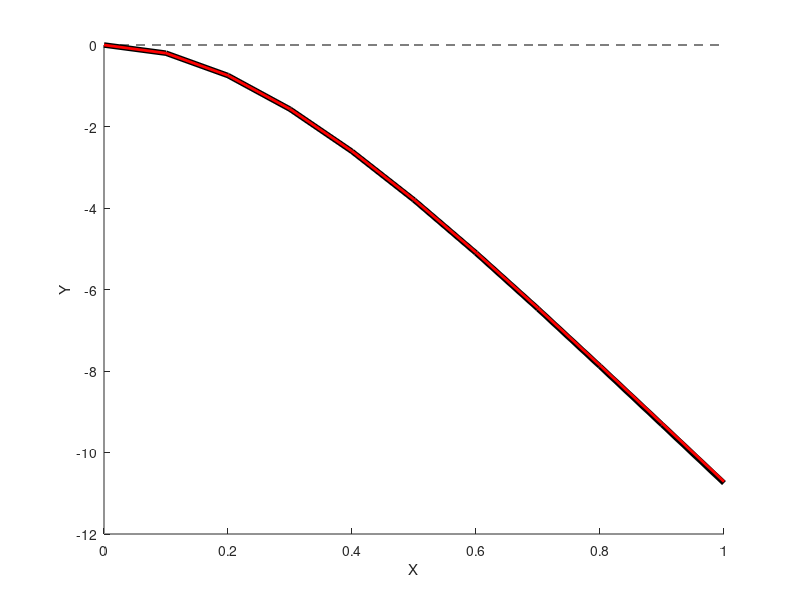

Reproduce this figure in MATLAB.
clear all;

n_division=10;  % number of divisions for each of the straight segment
w=5000;         % input parameter

% next block: set up model
nodes=zeros(n_division+1,4);
nodes(1:n_division+1,2)=[0:1/n_division:1]';
n_nodes=size(nodes,1);
nodes(1:n_nodes,1)=[1:n_nodes]';
n_elements=n_division;
elements=zeros(n_elements,3);
elements(:,1)=[1:n_elements]';
elements(:,2:3)=[1:n_nodes-1; 2:n_nodes]';
materials=[70e9 28e9]';    % G value can be arbitrary
geometry=zeros(n_elements,6);
geometry(:,1)=[1:n_elements]';
geometry(:,3)=1e-4;
geometry(:,4)=8.3333e-10;
geometry(:,5)=8.3333e-10;
geometry(:,6)=1.6667e-09;
forces=zeros(n_nodes,7);
forces(1:n_nodes,1)=[1:n_nodes]';
forces(1:n_nodes,3)=-w/n_division;
forces(1,3)=-w/n_division/2;
forces(n_nodes,3)=-w/n_division/2;
bcsdisp=zeros(6,3);
bcsdisp(1:6,1:2)=[ones(1,6);[1 2 3 4 5 6]]';

% next block: set up constants and empty matrices 
nNodes=size(nodes,1);
nElements=size(elements,1);
E=materials(1,1);
G=materials(2,1);
alpha=geometry(:,2)/180*pi;
A=geometry(:,3);
Iy=geometry(:,4);
Iz=geometry(:,5);
J=geometry(:,6);
K=zeros(6*nNodes,6*nNodes);
F=zeros(6*nNodes,1);
length=zeros(nElements,1);
direction_cos=zeros(nElements,3);

% for-loop: compute the global stiffness matrix
for e=1:nElements
  node1=elements(e,2);
  node2=elements(e,3);
  dv=nodes(node2,2:4)-nodes(node1,2:4)
  length(e)=norm(dv);
  direction_cos(e,:)=dv/length(e);
  % set up intermediate quantities
  EAL=E*A(e)/length(e);
  GJL=G*J(e)/length(e);
  EIzL=E*Iz(e)/(length(e));
  EIyL=E*Iy(e)/(length(e));
  EIzL2=EIzL/length(e);
  EIyL2=EIyL/length(e);
  EIzL3=EIzL2/length(e);
  EIyL3=EIyL2/length(e);
  % next 9 lines: element k matrix in local coordinate system 
  k=zeros(12,12);
  k(1,1)=EAL;  k(2,2)=12*EIzL3;  k(3,3)=12*EIyL3; k(4,4)=GJL;
  k(5,3)=-6*EIyL2; k(5,5)=4*EIyL; k(6,2)=6*EIzL2; k(6,6)=4*EIzL;
  k(7,1)=-EAL;  k(7,7)=EAL;  k(8,2)=-12*EIzL3;  k(8,6)=-6*EIzL2;
  k(8,8)=12*EIzL3;  k(9,3)=-12*EIyL3;  k(9,5)=6*EIyL2;
  k(9,9)=12*EIyL3;  k(10,4)=-GJL;  k(10,10)=GJL;  k(11,3)=-6*EIyL2;
  k(11,5)=2*EIyL;  k(11,9)=6*EIyL2;  k(11,11)=4*EIyL;  k(12,2)=6*EIzL2;
  k(12,6)=2*EIzL;  k(12,8)=-6*EIzL2;  k(12,12)=4*EIzL;
  k=k+k'-eye(12).*diag(k);
  % next 16 lines: calculate lambda
  d=sqrt(dv(1)^2 + dv(3)^2)
  if abs(d)>1e-10*length(e)
    lambda1=zeros(3,3);
    lambda1(1,:)=direction_cos(e,:);
    lambda1(2,:)=1/(d*length(e))*...
          [-dv(1)*dv(2) dv(1)^2+dv(3)^2 -dv(2)*dv(3)];
    lambda1(3,:)=1/d*[-dv(3) 0 dv(1)];
    lambda2=[1  0    0
            0 cos(alpha(e)) sin(alpha(e))
            0 -sin(alpha(e)) cos(alpha(e))];
    lambda=lambda1*lambda2;
  else
    lambda=[0 1 0
          -cos(alpha(e)) 0 sin(alpha(e))
           sin(alpha(e)) 0 cos(alpha(e))];
  end
  % for-loop: create the big lambda matrix
  for i=0:3
    Lambda(i*3+1:i*3+3,i*3+1:i*3+3)=lambda;
  end
  k=inv(Lambda)*k*Lambda; % transform to global coordinate system
  % assembly 
  K(6*node1-5:6*node1, 6*node1-5:6*node1) ...
            =K(6*node1-5:6*node1, 6*node1-5:6*node1) +k(1:6,1:6);
  K(6*node1-5:6*node1, 6*node2-5:6*node2) ...
            =K(6*node1-5:6*node1, 6*node2-5:6*node2) +k(1:6,7:12);
  K(6*node2-5:6*node2, 6*node1-5:6*node1) ...
            =K(6*node2-5:6*node2, 6*node1-5:6*node1) +k(7:12,1:6);
  K(6*node2-5:6*node2, 6*node2-5:6*node2) ...
            =K(6*node2-5:6*node2, 6*node2-5:6*node2) +k(7:12,7:12);            
end

% set up the global force vector
for i=1:size(forces,1)
  node = forces(i,1);
  F(6*node-5:6*node)= forces(i,2:7);
end

% next 7 lines: apply the displacement BC using the penalty method
penalty=abs(max(max(K)))*1e7;
for i=1:size(bcsdisp,1)
  node = bcsdisp(i,1);
  disp_type = bcsdisp(i,2);
  K(6*node + disp_type - 6, 6*node + disp_type - 6)= penalty;
  F(6*node + disp_type - 6)= penalty*bcsdisp(i,3);
end

d=K\F  % solve global linear system


% next block: plotting
figure(1);
d=d*1;
clf;
hold on;
% for-loop: plot the deformed and undeformed structure
for e=1:nElements
  nd1=elements(e,2);
  nd2=elements(e,3);
  x1=nodes(nd1,2); y1=nodes(nd1,4); z1=nodes(nd1,3);
  x2=nodes(nd2,2); y2=nodes(nd2,4); z2=nodes(nd2,3);
  plot3([x1 x2], [y1 y2], [z1 z2],'k--');       
  plot3([x1+d(6*nd1-5) x2+d(6*nd2-5)],[y1+d(6*nd1-3) ...
         y2+d(6*nd2-3)], [z1+d(6*nd1-4) z2+d(6*nd2-4)],...
         'k-','LineWidth',4);
  plot3([x1+d(6*nd1-5) x2+d(6*nd2-5)],[0,0],[-7.1429e-04*w*x1^2*(x1^2-4*x1+6) ...
         -7.1429e-04*w*x2^2*(x2^2-4*x2+6)],...
         'r-','LineWidth',2);
end
set(gca,'Ydir','reverse');    % reverse the y-axis for plotting
xlabel('X'); ylabel('Z'); zlabel('Y');
view(0,0);
hold off;
